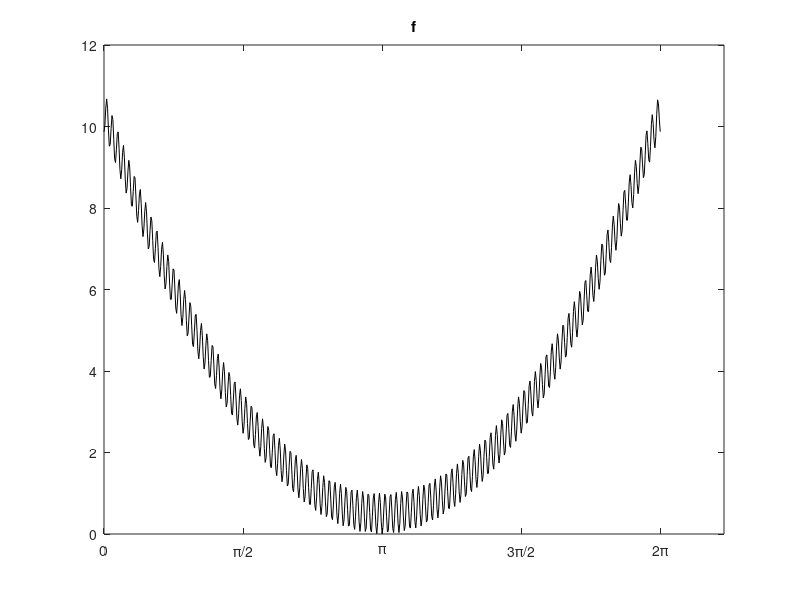

Source code (MATLAB): (Note: this script raises an error after producing the figure.)
% Contractility of continuous optimization
% by Xiaopeng Luo and Xin Xu 
% 
% Fig. 4
% 
% A typical logarithmic time contractile example

clear; clc;

obj = @(x)(x-pi).^2 + sin(50*(x-pi)).^2;

t = (0:0.01:2*pi)';
figure('units','normalized','position',[0.1,0.2,0.3,0.4])
plot(t,obj(t),'k')
xticks([0 0.5*pi pi 1.5*pi 2*pi])
xticklabels({'0','\pi/2','\pi','3\pi/2','2\pi'})
title('f')
saveas(gcf,'HLFDF-f','epsc')

N = 2; maxN = 500; minL = 5; K = 3; 
lb = 0; ub = 7;
type={'median','low',0.4};
[best,mdl,thr] = contropt(obj,type,K,minL,N,maxN,lb,ub);

figure('units','normalized','position',[0.3,0.2,0.3,0.4])
scatter(mdl{1}.X,0*mdl{1}.Y,25,'k.')
hold on
for i=2:sum(thr(:,1)~=0)
    scatter(mdl{i}.X,0*mdl{i}.Y,25,'k.')
end
hold off
box on
axis([0 2*pi -1 1])
xticks([0 0.5*pi pi 1.5*pi 2*pi])
xticklabels({'0','\pi/2','\pi','3\pi/2','2\pi'})
title('x trace')
saveas(gcf,'HLFDF-x','epsc')

figure('units','normalized','position',[0.5,0.2,0.3,0.4])
semilogy([0;best.N],[max(mdl{1}.Y);best.y],'k-');
hold on
plot([0;best.N],[max(mdl{1}.Y);best.y],'b.');
hold off
xlabel('Function evaluations');
ylabel('Absolute error');
axis([0 100 1e-8 1e2])
yticks([0 20 40 60 80 100])
yticks([1e-8 1e-6 1e-4 1e-2 1e0 1e2])
title('Convergence')
saveas(gcf,'HLFDF-cr','epsc')